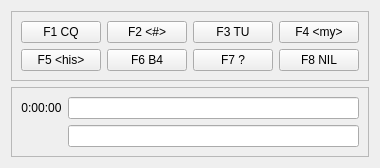
            <widget class="QWidget" name="trEntry">
             <property name="focusPolicy">
              <enum>Qt::TabFocus</enum>
             </property>
             <property name="accessibleName">
              <string>TR entry</string>
             </property>
             <property name="accessibleDescription">
              <string>TR entry</string>
             </property>
             <attribute name="title">
              <string>TR Input</string>
             </attribute>
             <layout class="QVBoxLayout" name="verticalLayout_10">
              <item>
               <widget class="QFrame" name="trFkeys">
                <property name="frameShape">
                 <enum>QFrame::StyledPanel</enum>
                </property>
                <property name="frameShadow">
                 <enum>QFrame::Raised</enum>
                </property>
                <layout class="QGridLayout" name="gridLayout_7">
                 <item row="0" column="0">
                  <widget class="QPushButton" name="trF1Button">
                   <property name="focusPolicy">
                    <enum>Qt::ClickFocus</enum>
                   </property>
                   <property name="text">
                    <string>F1 CQ</string>
                   </property>
                  </widget>
                 </item>
                 <item row="0" column="1">
                  <widget class="QPushButton" name="trF2Button">
                   <property name="focusPolicy">
                    <enum>Qt::ClickFocus</enum>
                   </property>
                   <property name="accessibleName">
                    <string>F2 Nr</string>
                   </property>
                   <property name="accessibleDescription">
                    <string>F2 Number button</string>
                   </property>
                   <property name="text">
                    <string>F2 &lt;#&gt;</string>
                   </property>
                  </widget>
                 </item>
                 <item row="0" column="2">
                  <widget class="QPushButton" name="trF3Button">
                   <property name="focusPolicy">
                    <enum>Qt::ClickFocus</enum>
                   </property>
                   <property name="accessibleName">
                    <string>F3 T U</string>
                   </property>
                   <property name="accessibleDescription">
                    <string>F3 Thank you button</string>
                   </property>
                   <property name="text">
                    <string>F3 TU</string>
                   </property>
                  </widget>
                 </item>
                 <item row="0" column="3">
                  <widget class="QPushButton" name="trF4Button">
                   <property name="focusPolicy">
                    <enum>Qt::ClickFocus</enum>
                   </property>
                   <property name="accessibleName">
                    <string>F4 My</string>
                   </property>
                   <property name="accessibleDescription">
                    <string>F4 My call button</string>
                   </property>
                   <property name="text">
                    <string>F4 &lt;my&gt;</string>
                   </property>
                  </widget>
                 </item>
                 <item row="1" column="0">
                  <widget class="QPushButton" name="trF5Button">
                   <property name="focusPolicy">
                    <enum>Qt::ClickFocus</enum>
                   </property>
                   <property name="accessibleName">
                    <string>F5 his</string>
                   </property>
                   <property name="accessibleDescription">
                    <string>F5 his call button</string>
                   </property>
                   <property name="text">
                    <string>F5 &lt;his&gt;</string>
                   </property>
                  </widget>
                 </item>
                 <item row="1" column="1">
                  <widget class="QPushButton" name="trF6Button">
                   <property name="focusPolicy">
                    <enum>Qt::ClickFocus</enum>
                   </property>
                   <property name="accessibleName">
                    <string>F6 B4</string>
                   </property>
                   <property name="accessibleDescription">
                    <string>F6 Q S O B4 button</string>
                   </property>
                   <property name="text">
                    <string>F6 B4</string>
                   </property>
                  </widget>
                 </item>
                 <item row="1" column="2">
                  <widget class="QPushButton" name="trF7Button">
                   <property name="focusPolicy">
                    <enum>Qt::ClickFocus</enum>
                   </property>
                   <property name="accessibleName">
                    <string>F7 ?</string>
                   </property>
                   <property name="accessibleDescription">
                    <string>F7 question mark button</string>
                   </property>
                   <property name="text">
                    <string>F7 ?</string>
                   </property>
                  </widget>
                 </item>
                 <item row="1" column="3">
                  <widget class="QPushButton" name="trF8Button">
                   <property name="focusPolicy">
                    <enum>Qt::ClickFocus</enum>
                   </property>
                   <property name="accessibleName">
                    <string>F8 Nil</string>
                   </property>
                   <property name="accessibleDescription">
                    <string>F8 Nil Not in log button</string>
                   </property>
                   <property name="text">
                    <string>F8 NIL</string>
                   </property>
                  </widget>
                 </item>
                </layout>
               </widget>
              </item>
              <item>
               <widget class="QFrame" name="trEntryFrame">
                <property name="frameShape">
                 <enum>QFrame::StyledPanel</enum>
                </property>
                <property name="frameShadow">
                 <enum>QFrame::Raised</enum>
                </property>
                <layout class="QGridLayout" name="gridLayout">
                 <item row="0" column="0">
                  <widget class="QLabel" name="trTimeEntryLabel">
                   <property name="text">
                    <string>0:00:00</string>
                   </property>
                   <property name="textFormat">
                    <enum>Qt::PlainText</enum>
                   </property>
                   <property name="alignment">
                    <set>Qt::AlignCenter</set>
                   </property>
                  </widget>
                 </item>
                 <item row="0" column="1">
                  <widget class="TrLineEdit" name="trCallEntry">
                   <property name="accessibleName">
                    <string>Call</string>
                   </property>
                   <property name="accessibleDescription">
                    <string>Call</string>
                   </property>
                  </widget>
                 </item>
                 <item row="1" column="1">
                  <widget class="TrLineEdit" name="trExchangeEntry">
                   <property name="enabled">
                    <bool>true</bool>
                   </property>
                   <property name="accessibleName">
                    <string>Exchange</string>
                   </property>
                   <property name="accessibleDescription">
                    <string>Exchange</string>
                   </property>
                  </widget>
                 </item>
                </layout>
               </widget>
              </item>
             </layout>
            </widget>
